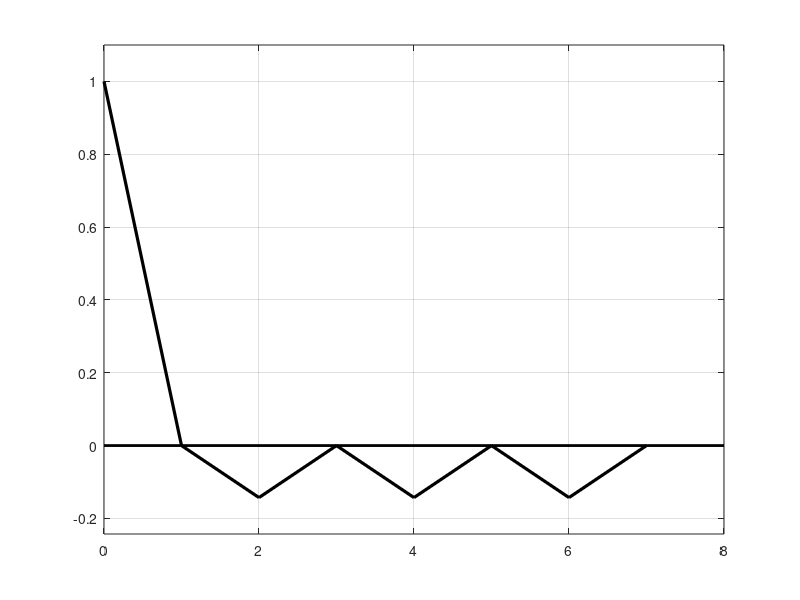

MATLAB code for this plot:
% Определение автокорреляционной функции
% кодовой последовательности Баркера длительности N
% и построение её графика
figure('Color', 'w')
clear all

M = [1 1 1 -1 -1 1 -1];
N = 7;

for m = 1:N
    s = 0;
    for n = (m+1):N
        s = s + M(n)*M(n-m);
    end
    R(m) = s;
end
y = R/N;
m1 = 0:N;
y1 = [1 y];
plot(m1, y1, 'k-', 'LineWidth', 2.3)
set(gca, 'GridLines', '-')
grid on
axis([0 N+1 -(1/N + 0.1) 1.1])
%------------------------------------------

% горизонтальная ось
line([0 N+1], [0, 0], 'LineWidth', 2, 'Color', 'k')